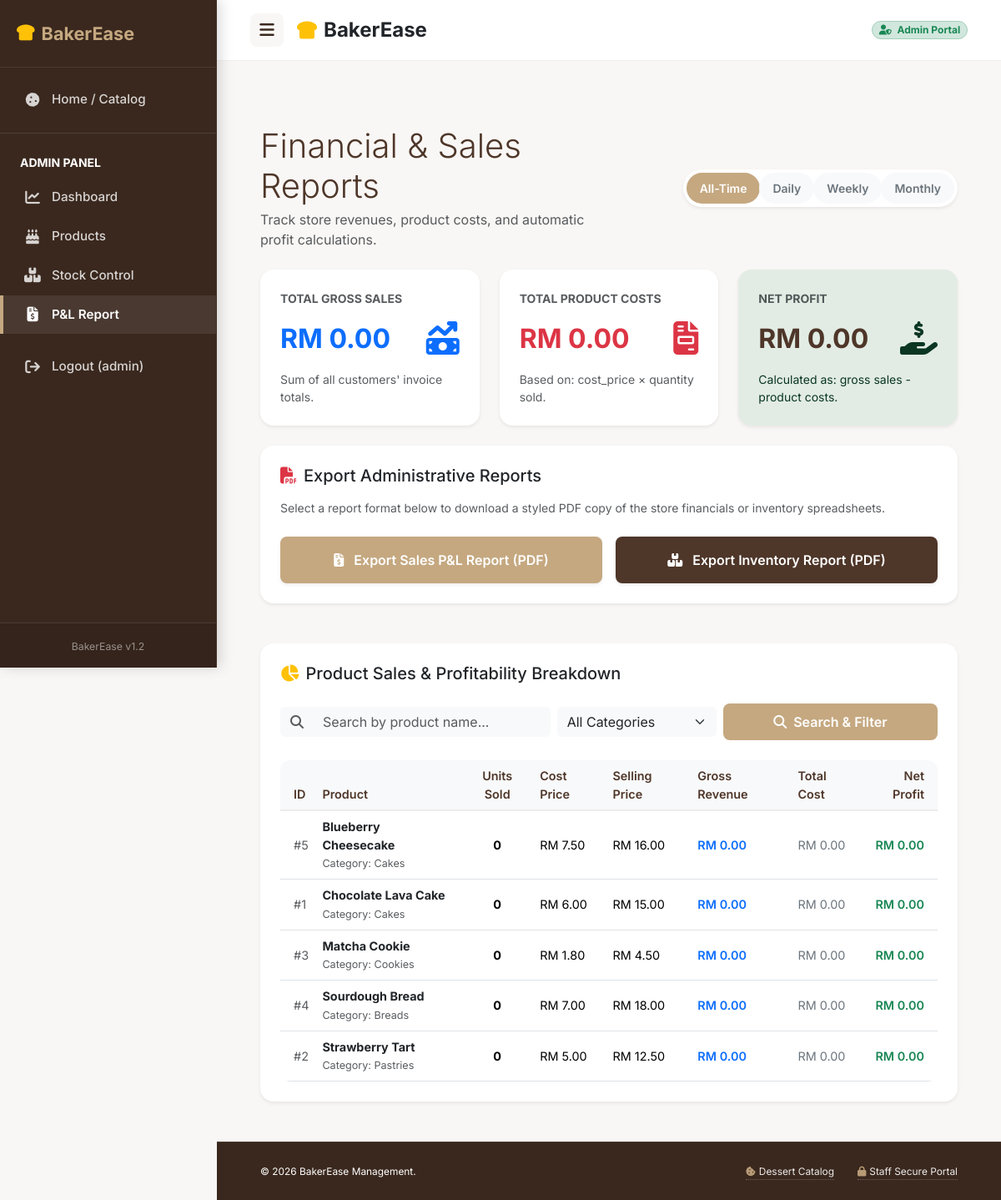
The page /admin/reports.php (signed in) on the database its author committed.
### tables this page shows
CREATE TABLE IF NOT EXISTS products (
    product_id INT AUTO_INCREMENT PRIMARY KEY,
    product_name VARCHAR(100) NOT NULL,
    description TEXT NULL,
    price DECIMAL(10,2) NOT NULL,        
    cost_price DECIMAL(10,2) NOT NULL,   
    stock_quantity INT NOT NULL DEFAULT 0,
    image VARCHAR(255) NULL,             
    category VARCHAR(50) NOT NULL        
);

### admin/reports.php (the view, shortened to what this page needs)
<?php
require_once __DIR__ . '/../includes/db.php';
$filter = $_GET['filter'] ?? 'all';
$orders_date_clause = '';
$items_date_clause = '';
try {
    $stmt = $pdo->query("SELECT COALESCE(SUM(total_amount), 0) AS total_revenue FROM orders $orders_date_clause");
    $total_revenue = (float)$stmt->fetch()['total_revenue'];
    $stmt = $pdo->query("
        SELECT COALESCE(SUM(oi.subtotal), 0) AS pretax_revenue
        FROM order_items oi
        JOIN orders o ON oi.order_id = o.order_id
        $items_date_clause
    ");
    $pretax_revenue = (float)$stmt->fetch()['pretax_revenue'];
    $stmt = $pdo->query("
        SELECT COALESCE(SUM(oi.quantity * p.cost_price), 0) AS total_cost
        FROM order_items oi
        JOIN products p ON oi.product_id = p.product_id
        JOIN orders o ON oi.order_id = o.order_id
        $items_date_clause
    ");
    $total_cost = (float)$stmt->fetch()['total_cost'];
    $total_profit = $pretax_revenue - $total_cost;
    $search = trim($_GET['search'] ?? '');
    $selected_category = trim($_GET['category'] ?? '');
    $params = [];
    $where_section = '';
    $query = "
        SELECT p.product_id, p.product_name, p.category, p.price, p.cost_price,
               COALESCE(SUM(sales.quantity), 0) AS units_sold,
               COALESCE(SUM(sales.subtotal), 0) AS product_revenue,
               COALESCE(SUM(sales.quantity * p.cost_price), 0) AS product_cost,
               COALESCE(SUM(sales.subtotal - (sales.quantity * p.cost_price)), 0) AS product_profit
        FROM products p
        LEFT JOIN (
            SELECT oi.product_id, oi.quantity, oi.subtotal
            FROM order_items oi
            JOIN orders o ON oi.order_id = o.order_id
            $orders_date_clause
        ) sales ON p.product_id = sales.product_id
        $where_section
        GROUP BY p.product_id
        ORDER BY units_sold DESC, p.product_name ASC
    ";
    $stmt = $pdo->prepare($query);
    $stmt->execute($params);
    $sales_report = $stmt->fetchAll();
} catch (PDOException $e) {
    die("Report Aggregation Failed: " . $e->getMessage());
}
require_once __DIR__ . '/../includes/header.php';
?>
<main class="container my-5">
    <div class="row mb-4 align-items-center">
        <div class="col-md-6">
            <h2 class="display-6 font-heading text-bakery-brown mb-1">Financial & Sales Reports</h2>
            <p class="text-muted mb-0">Track store revenues, product costs, and automatic profit calculations.</p>
        </div>
        <div class="col-md-6 text-md-end mt-3 mt-md-0">
            <div class="btn-group shadow-sm rounded-pill overflow-hidden bg-white p-1" role="group" aria-label="Reports Date Filter">
                <a href="reports.php?filter=all" class="btn btn-sm px-3 py-2 rounded-pill fw-semibold border-0 <?php echo $filter === 'all' ? 'btn-bakery text-white' : 'btn-light text-secondary'; ?>">All-Time</a>
                <a href="reports.php?filter=daily" class="btn btn-sm px-3 py-2 rounded-pill fw-semibold border-0 <?php echo $filter === 'daily' ? 'btn-bakery text-white' : 'btn-light text-secondary'; ?>">Daily</a>
                <a href="reports.php?filter=weekly" class="btn btn-sm px-3 py-2 rounded-pill fw-semibold border-0 <?php echo $filter === 'weekly' ? 'btn-bakery text-white' : 'btn-light text-secondary'; ?>">Weekly</a>
                <a href="reports.php?filter=monthly" class="btn btn-sm px-3 py-2 rounded-pill fw-semibold border-0 <?php echo $filter === 'monthly' ? 'btn-bakery text-white' : 'btn-light text-secondary'; ?>">Monthly</a>
            </div>
        </div>
    </div>
    <div class="row g-4 mb-4">
        <div class="col-md-4">
            <div class="card border-0 rounded-4 shadow-sm bg-white p-4 h-100">
                <span class="text-muted d-block small text-uppercase fw-bold mb-2">Total Gross Sales</span>
                <div class="d-flex justify-content-between align-items-center">
                    <h3 class="fw-bold fs-2 text-primary mb-0">RM <?php echo number_format($total_revenue, 2); ?></h3>
                    <div class="fs-1 text-primary opacity-20"><i class="fa-solid fa-money-bill-trend-up"></i></div>
                </div>
                <div class="mt-2 text-muted small">Sum of all customers' invoice totals.</div>
            </div>
        </div>
        <div class="col-md-4">
            <div class="card border-0 rounded-4 shadow-sm bg-white p-4 h-100">
                <span class="text-muted d-block small text-uppercase fw-bold mb-2">Total Product Costs</span>
                <div class="d-flex justify-content-between align-items-center">
                    <h3 class="fw-bold fs-2 text-danger mb-0">RM <?php echo number_format($total_cost, 2); ?></h3>
                    <div class="fs-1 text-danger opacity-20"><i class="fa-solid fa-file-invoice"></i></div>
                </div>
                <div class="mt-2 text-muted small">Based on: cost_price &times; quantity sold.</div>
            </div>
        </div>
        <div class="col-md-4">
            <div class="card border-0 rounded-4 shadow-sm p-4 h-100 <?php echo ($total_profit >= 0) ? 'bg-success bg-opacity-10 text-success-emphasis border border-success border-opacity-25' : 'bg-danger bg-opacity-10 text-danger-emphasis border border-danger border-opacity-25'; ?>" style="border-radius: 16px;">
                <span class="text-muted d-block small text-uppercase fw-bold mb-2">Net Profit</span>
                <div class="d-flex justify-content-between align-items-center">
                    <h3 class="fw-bold fs-2 mb-0">RM <?php echo number_format($total_profit, 2); ?></h3>
                    <div class="fs-1 opacity-20"><i class="fa-solid fa-hand-holding-dollar"></i></div>
                </div>
                <div class="mt-2 small">Calculated as: gross sales - product costs.</div>
            </div>
        </div>
    </div>
    <div class="card border-0 rounded-4 shadow-sm bg-white p-4 mb-5">
        <h3 class="h5 font-heading text-bakery-brown mb-3 d-flex align-items-center">
            <i class="fa-solid fa-file-pdf text-danger me-2"></i>
            Export Administrative Reports
        </h3>
        <p class="text-muted small mb-4">Select a report format below to download a styled PDF copy of the store financials or inventory spreadsheets.</p>
        <div class="row g-3">
            <div class="col-md-6">
                <a href="export_pdf.php?type=sales&filter=<?php echo $filter; ?>&search=<?php echo urlencode($search); ?>&category=<?php echo urlencode($selected_category); ?>" target="_blank" class="btn btn-bakery py-3 w-100 shadow-sm text-center">
                    <i class="fa-solid fa-file-invoice-dollar me-2"></i> Export Sales P&L Report (PDF)
                </a>
            </div>
            <div class="col-md-6">
                <a href="export_pdf.php?type=inventory" target="_blank" class="btn btn-bakery-dark py-3 w-100 shadow-sm text-center">
                    <i class="fa-solid fa-boxes-stacked me-2"></i> Export Inventory Report (PDF)
                </a>
            </div>
        </div>
    </div>
    <div class="row" id="breakdown-table">
        <div class="col-12">
            <div class="card border-0 rounded-4 shadow-sm bg-white p-4">
                <h3 class="h5 font-heading text-bakery-brown mb-4 d-flex align-items-center">
                    <i class="fa-solid fa-chart-pie text-warning me-2"></i>
                    Product Sales & Profitability Breakdown
                </h3>
                <form action="reports.php#breakdown-table" method="GET" class="row g-2 mb-4 align-items-center">
                    <div class="col-md-5 col-sm-6">
                        <div class="input-group">
                            <span class="input-group-text bg-light border-0 text-muted"><i class="fa-solid fa-magnifying-glass"></i></span>
                            <input type="text" name="search" class="form-control bg-light border-0" placeholder="Search by product name..." value="<?php echo htmlspecialchars($search); ?>">
                        </div>
                    </div>
                    <div class="col-md-3 col-sm-6">
                        <select name="category" class="form-select bg-light border-0">
                            <option value="">All Categories</option>
                        </select>
                    </div>
                    <div class="col-md-4 col-sm-12 d-flex gap-2">
                        <button type="submit" class="btn btn-bakery flex-grow-1"><i class="fa-solid fa-magnifying-glass me-1"></i> Search & Filter</button>
                    </div>
                </form>
                <div class="table-responsive p-0 border-0 shadow-none">
                    <table class="table table-hover align-middle mb-0">
                        <thead class="table-light">
                            <tr>
                                <th scope="col" class="ps-3">ID</th>
                                <th scope="col">Product</th>
                                <th scope="col" class="text-center">Units Sold</th>
                                <th scope="col">Cost Price</th>
                                <th scope="col">Selling Price</th>
                                <th scope="col">Gross Revenue</th>
                                <th scope="col">Total Cost</th>
                                <th scope="col" class="text-end pe-3">Net Profit</th>
                            </tr>
                        </thead>
                        <tbody>
                            <?php if (!empty($sales_report)): ?>
                                <?php foreach ($sales_report as $row): ?>
                                    <?php
                                        $profit = (float)$row['product_profit'];
                                        $profit_class = ($profit >= 0) ? 'text-success fw-semibold' : 'text-danger fw-semibold';
                                    ?>
                                    <tr>
                                        <td class="ps-3 fw-mono text-muted">#<?php echo $row['product_id']; ?></td>
                                        <td>
                                            <span class="fw-bold text-dark d-block"><?php echo htmlspecialchars($row['product_name']); ?></span>
                                            <small class="text-muted">Category: <?php echo htmlspecialchars($row['category']); ?></small>
                                        </td>
                                        <td class="text-center fw-bold"><?php echo htmlspecialchars($row['units_sold']); ?></td>
                                        <td>RM <?php echo number_format($row['cost_price'], 2); ?></td>
                                        <td>RM <?php echo number_format($row['price'], 2); ?></td>
                                        <td class="fw-semibold text-primary">RM <?php echo number_format($row['product_revenue'], 2); ?></td>
                                        <td class="text-secondary">RM <?php echo number_format($row['product_cost'], 2); ?></td>
                                        <td class="text-end pe-3 <?php echo $profit_class; ?>">
                                            RM <?php echo number_format($profit, 2); ?>
                                        </td>
                                    </tr>
                                <?php endforeach; ?>
                            <?php endif; ?>
                        </tbody>
                    </table>
                </div>
            </div>
        </div>
    </div>
</main>
<?php require_once __DIR__ . '/../includes/footer.php'; ?>

### assets/css/styles.css (style rules this page uses)
:root { --bakery-brown: #4E3629; --bakery-brown-dark: #3A281E; --bakery-brown-light: #8D6E63; --bakery-cream: #F9F7F5; --bakery-sand: #EFEBE9; --bakery-gold: #C5A880; --bakery-gold-dark: #B0946E; --font-heading: 'Inter', -apple-system, BlinkMacSystemFont, "Segoe UI", Roboto, sans-serif; --font-body: 'Inter', -apple-system, BlinkMacSystemFont, "Segoe UI", Roboto, sans-serif; --transition-smooth: all 0.25s ease-in-out; }
body { font-family: var(--font-body); background-color: var(--bakery-cream); color: #3C3C3C; }
h1, h2, h3, h4, h5, h6, .display-font { font-family: var(--font-heading); font-weight: 700; color: var(--bakery-brown); }
.btn-bakery { background-color: var(--bakery-gold); color: #ffffff; font-weight: 600; border: none; border-radius: 8px; padding: 10px 20px; transition: var(--transition-smooth); }
.btn-bakery-dark { background-color: var(--bakery-brown); color: #ffffff; font-weight: 600; border: none; border-radius: 8px; padding: 10px 20px; transition: var(--transition-smooth); }
.table-responsive { background-color: #ffffff; border: 1px solid rgba(0,0,0,0.05); border-radius: 12px; padding: 12px; }
.table th { font-weight: 600; color: var(--bakery-brown); border-bottom: 2px solid var(--bakery-sand); font-size: 0.9rem; }
.table td { vertical-align: middle; font-size: 0.9rem; }

### rows shown on the page
products: product_id "5", product_name "Blueberry Cheesecake", category "Cakes", units_sold "0", cost_price "7.50", price "16.00", product_revenue "0.00", product_cost "0.00", profit "0.00"
products: product_id "1", product_name "Chocolate Lava Cake", category "Cakes", units_sold "0", cost_price "6.00", price "15.00", product_revenue "0.00", product_cost "0.00", profit "0.00"
products: product_id "3", product_name "Matcha Cookie", category "Cookies", units_sold "0", cost_price "1.80", price "4.50", product_revenue "0.00", product_cost "0.00", profit "0.00"
products: product_id "4", product_name "Sourdough Bread", category "Breads", units_sold "0", cost_price "7.00", price "18.00", product_revenue "0.00", product_cost "0.00", profit "0.00"
products: product_id "2", product_name "Strawberry Tart", category "Pastries", units_sold "0", cost_price "5.00", price "12.50", product_revenue "0.00", product_cost "0.00", profit "0.00"

### other values the page prints
$_SESSION['admin_username'] "admin"
$total_revenue "0.00"
$total_cost "0.00"
$total_profit "0.00"
